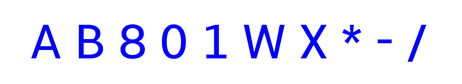
#> input picture alpha/alphabet_small.png, 462 x 84 px, shrunk from 1100 x 200 before the run
$ python main.py
#> lines starting #> are read from the running program, lines starting #| are printed output that depends on the picture; after the words box and inside, x2 and y2 are one past the last pixel; in counts of white or black regions, pixels touching at a corner belong together
import matplotlib.pyplot as plt
import numpy as np
from skimage.measure import label, regionprops
from collections import defaultdict
from pathlib import Path


def has_line(region, horizontal=True):
    return 1. in np.mean(region.image, int(horizontal))

def holes_count(region):
    inv = np.logical_not(region.image)
    labeled = label(inv)
    holes = np.max(labeled)
    return holes

def extractor(region):
    area = region.area/ region.image.size
    euler = (region.euler_number + 1) / 2
    eccentricity = region.eccentricity
    perimeter = region.perimeter / region.image.size
    cy, cx = region.centroid_local
    cy /= region.image.shape[0]
    cx /= region.image.shape[1]

    line_v = has_line(region, False)
    holes = holes_count(region)
    if eccentricity == 0:
        holes = 0
    return np.array([area, euler, eccentricity, perimeter, cy, cx, line_v, holes])


def distance(p1, p2):
    return ((p1 - p2)**2).sum() ** 0.5

def classificator(prop, classes):
    klass = None
    min_d = 10**16
    for cls in classes:
        d = distance(prop, classes[cls])
        if d<min_d:
            klass = cls
            min_d = d
    return klass

image = plt.imread("alphabet_small.png")
#> image is the input picture: shape (84, 462, 3) float32; mean R, G, B 0.921, 0.921, 1
image = np.mean(image, 2)
#> image: shape (84, 462) float32

image[image == 1] = 0
image[image > 0] = 1
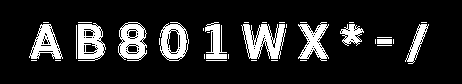
#> image: shape (84, 462) float32; values 0 (black) and 1 (white), 14% white; 35 white regions (23 under 20 px)

labeled = label(image)
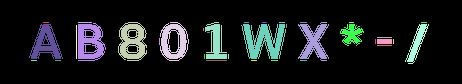
#> labeled: shape (84, 462) int64; 36 distinct labels, from 0 to 35; one colour per label, 0 black
regions = regionprops(labeled)
#> regions = 35 regions; largest, box (x1, y1, x2, y2) and area: (241, 24, 286, 59) 909, (118, 22, 147, 61) 698, (78, 23, 106, 61) 696, (160, 22, 189, 61) 618, (298, 22, 329, 61) 599

classes = {"A": extractor(regions[2]),
           "B": extractor(regions[3]),
           "8": extractor(regions[0]),
           "0": extractor(regions[1]),
           "1": extractor(regions[4]),
           "W": extractor(regions[5]),
           "X": extractor(regions[6]),
           "*": extractor(regions[7]),
           "-": extractor(regions[9]),
           "/": extractor(regions[8]),

            }

alphabet = plt.imread('alphabet.png').mean(2)
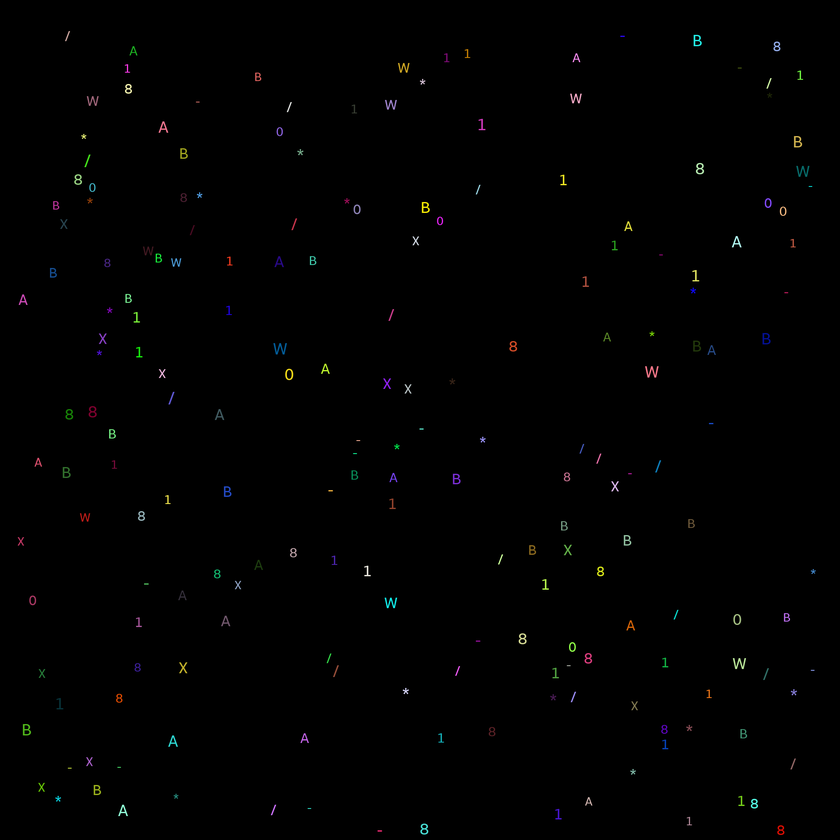
#> input picture alpha/alphabet.png, 840 x 840 px, shrunk from 2000 x 2000 before the run
#> alphabet: shape (840, 840) float32; min 0, max 0.991, mean 0.00384
alphabet[alphabet>0] = 1
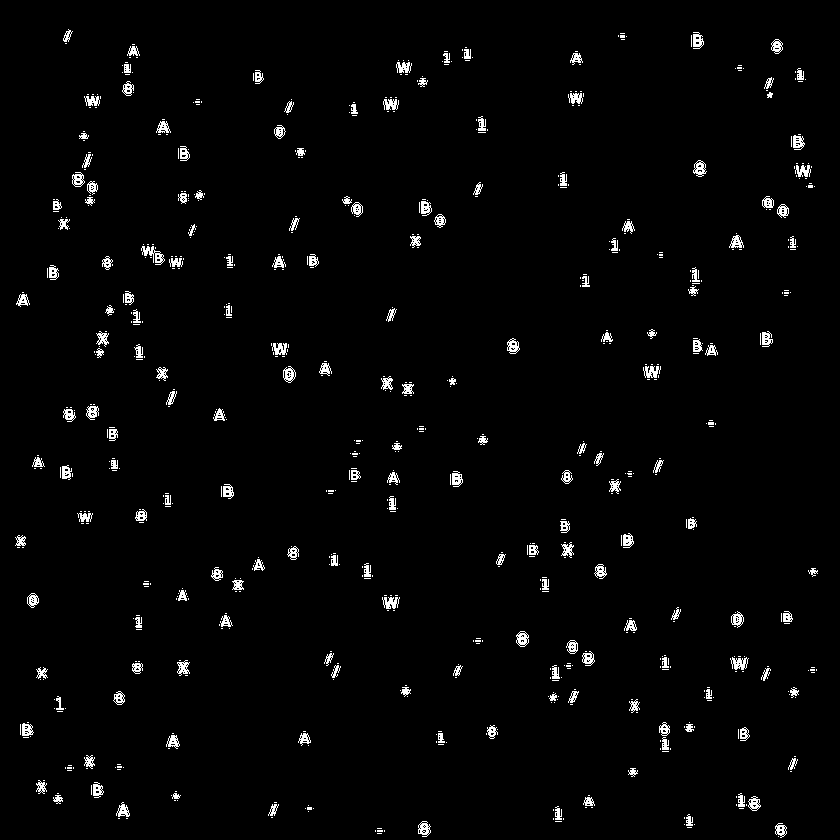
#> alphabet: shape (840, 840) float32; values 0 (black) and 1 (white), 2.2% white in thin lines or dots
labeled = label(alphabet)
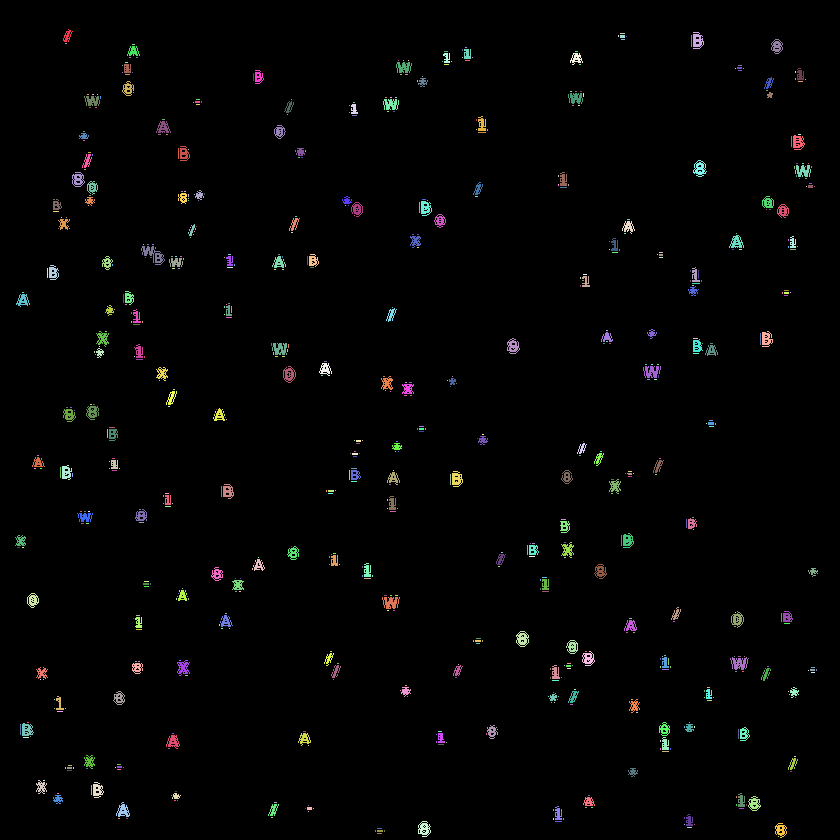
#> labeled: shape (840, 840) int64; 730 distinct labels, from 0 to 729; one colour per label, 0 black
regions = regionprops(labeled)
#> regions = 729 regions; largest, box (x1, y1, x2, y2) and area: (141, 246, 165, 265) 178, (730, 657, 749, 670) 143, (643, 366, 661, 378) 137, (382, 597, 400, 609) 137, (272, 343, 287, 355) 125

result = defaultdict(lambda: 0)
path = Path('.') / 'result'
path.mkdir(exist_ok=True)
plt.figure()
for i, region in enumerate(regionprops(labeled)):
    symbol = classificator(extractor(region), classes)
    result[symbol] += 1
    plt.clf()
    plt.title(f'{symbol=}')
    plt.imshow(region.image)
    plt.tight_layout()
#> (the run stopped early here; a loop or call above may not have finished)
